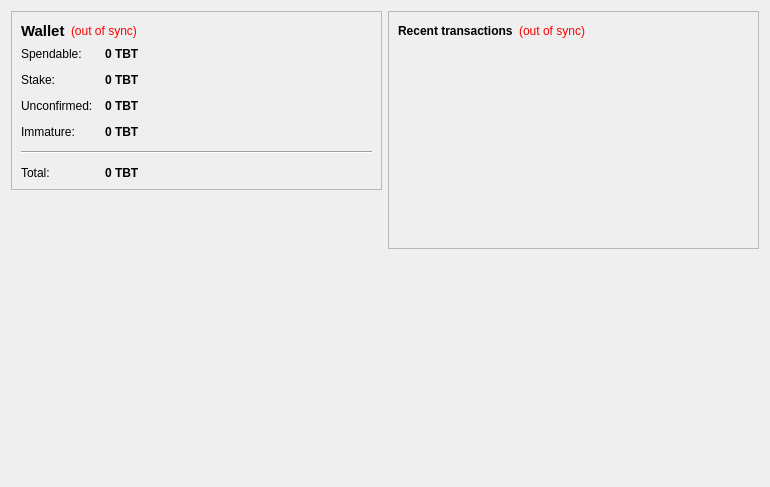
<?xml version="1.0" encoding="UTF-8"?>
<ui version="4.0">
 <class>OverviewPage</class>
 <widget class="QWidget" name="OverviewPage">
  <property name="geometry">
   <rect>
    <x>0</x>
    <y>0</y>
    <width>770</width>
    <height>487</height>
   </rect>
  </property>
  <property name="windowTitle">
   <string>Form</string>
  </property>
  <layout class="QHBoxLayout" name="horizontalLayout" stretch="1,1">
   <item>
    <layout class="QVBoxLayout" name="verticalLayout_2">
     <item>
      <widget class="QFrame" name="frame">
       <property name="frameShape">
        <enum>QFrame::StyledPanel</enum>
       </property>
       <property name="frameShadow">
        <enum>QFrame::Raised</enum>
       </property>
       <layout class="QVBoxLayout" name="verticalLayout_4">
        <item>
         <layout class="QHBoxLayout" name="horizontalLayout_4">
          <item>
           <widget class="QLabel" name="label_5">
            <property name="font">
             <font>
              <pointsize>11</pointsize>
              <weight>75</weight>
              <bold>true</bold>
             </font>
            </property>
            <property name="text">
             <string>Wallet</string>
            </property>
           </widget>
          </item>
          <item>
           <widget class="QLabel" name="labelWalletStatus">
            <property name="toolTip">
             <string>The displayed information may be out of date. Your wallet automatically synchronizes with the Tradebits network after a connection is established, but this process has not completed yet.</string>
            </property>
            <property name="styleSheet">
             <string notr="true">QLabel { color: red; }</string>
            </property>
            <property name="text">
             <string notr="true">(out of sync)</string>
            </property>
            <property name="alignment">
             <set>Qt::AlignLeading|Qt::AlignLeft|Qt::AlignVCenter</set>
            </property>
           </widget>
          </item>
          <item>
           <spacer name="horizontalSpacer_2">
            <property name="orientation">
             <enum>Qt::Horizontal</enum>
            </property>
            <property name="sizeHint" stdset="0">
             <size>
              <width>40</width>
              <height>20</height>
             </size>
            </property>
           </spacer>
          </item>
         </layout>
        </item>
        <item>
         <layout class="QFormLayout" name="formLayout_2">
          <property name="fieldGrowthPolicy">
           <enum>QFormLayout::AllNonFixedFieldsGrow</enum>
          </property>
          <property name="horizontalSpacing">
           <number>12</number>
          </property>
          <property name="verticalSpacing">
           <number>12</number>
          </property>
          <item row="0" column="0">
           <widget class="QLabel" name="label">
            <property name="text">
             <string>Spendable:</string>
            </property>
           </widget>
          </item>
          <item row="0" column="1">
           <widget class="QLabel" name="labelBalance">
            <property name="font">
             <font>
              <weight>75</weight>
              <bold>true</bold>
             </font>
            </property>
            <property name="cursor">
             <cursorShape>IBeamCursor</cursorShape>
            </property>
            <property name="toolTip">
             <string>Your current spendable balance</string>
            </property>
            <property name="text">
             <string notr="true">0 TBT</string>
            </property>
            <property name="textInteractionFlags">
             <set>Qt::LinksAccessibleByMouse|Qt::TextSelectableByKeyboard|Qt::TextSelectableByMouse</set>
            </property>
           </widget>
          </item>
          <item row="1" column="0">
           <widget class="QLabel" name="label_6">
            <property name="text">
             <string>Stake:</string>
            </property>
           </widget>
          </item>
          <item row="1" column="1">
           <widget class="QLabel" name="labelStake">
            <property name="font">
             <font>
              <weight>75</weight>
              <bold>true</bold>
             </font>
            </property>
            <property name="cursor">
             <cursorShape>IBeamCursor</cursorShape>
            </property>
            <property name="toolTip">
             <string>Total of coins that was staked, and do not yet count toward the current balance</string>
            </property>
            <property name="text">
             <string notr="true">0 TBT</string>
            </property>
            <property name="textInteractionFlags">
             <set>Qt::LinksAccessibleByMouse|Qt::TextSelectableByKeyboard|Qt::TextSelectableByMouse</set>
            </property>
           </widget>
          </item>
          <item row="2" column="0">
           <widget class="QLabel" name="label_3">
            <property name="text">
             <string>Unconfirmed:</string>
            </property>
           </widget>
          </item>
          <item row="2" column="1">
           <widget class="QLabel" name="labelUnconfirmed">
            <property name="font">
             <font>
              <weight>75</weight>
              <bold>true</bold>
             </font>
            </property>
            <property name="cursor">
             <cursorShape>IBeamCursor</cursorShape>
            </property>
            <property name="toolTip">
             <string>Total of transactions that have yet to be confirmed, and do not yet count toward the current balance</string>
            </property>
            <property name="text">
             <string notr="true">0 TBT</string>
            </property>
            <property name="textInteractionFlags">
             <set>Qt::LinksAccessibleByMouse|Qt::TextSelectableByKeyboard|Qt::TextSelectableByMouse</set>
            </property>
           </widget>
          </item>
          <item row="3" column="0">
           <widget class="QLabel" name="labelImmatureText">
            <property name="text">
             <string>Immature:</string>
            </property>
           </widget>
          </item>
          <item row="3" column="1">
           <widget class="QLabel" name="labelImmature">
            <property name="font">
             <font>
              <weight>75</weight>
              <bold>true</bold>
             </font>
            </property>
            <property name="toolTip">
             <string>Mined balance that has not yet matured</string>
            </property>
            <property name="text">
             <string notr="true">0 TBT</string>
            </property>
            <property name="textInteractionFlags">
             <set>Qt::LinksAccessibleByMouse|Qt::TextSelectableByKeyboard|Qt::TextSelectableByMouse</set>
            </property>
           </widget>
          </item>
          <item row="4" column="0" colspan="2">
           <widget class="Line" name="line">
            <property name="orientation">
             <enum>Qt::Horizontal</enum>
            </property>
           </widget>
          </item>
          <item row="5" column="0">
           <widget class="QLabel" name="labelTotalText">
            <property name="text">
             <string>Total:</string>
            </property>
           </widget>
          </item>
          <item row="5" column="1">
           <widget class="QLabel" name="labelTotal">
            <property name="font">
             <font>
              <weight>75</weight>
              <bold>true</bold>
             </font>
            </property>
            <property name="cursor">
             <cursorShape>IBeamCursor</cursorShape>
            </property>
            <property name="toolTip">
             <string>Your current total balance</string>
            </property>
            <property name="text">
             <string notr="true">0 TBT</string>
            </property>
            <property name="textInteractionFlags">
             <set>Qt::LinksAccessibleByMouse|Qt::TextSelectableByKeyboard|Qt::TextSelectableByMouse</set>
            </property>
           </widget>
          </item>
         </layout>
        </item>
       </layout>
      </widget>
     </item>
     <item>
      <spacer name="verticalSpacer">
       <property name="orientation">
        <enum>Qt::Vertical</enum>
       </property>
       <property name="sizeHint" stdset="0">
        <size>
         <width>20</width>
         <height>40</height>
        </size>
       </property>
      </spacer>
     </item>
     <item>
      <widget class="QLabel" name="label_2">
       <property name="autoFillBackground">
        <bool>true</bool>
       </property>
       <property name="text">
        <string/>
       </property>
       <property name="pixmap">
        <pixmap resource="../bitcoin.qrc">:/icons/drmbg</pixmap>
       </property>
       <property name="scaledContents">
        <bool>false</bool>
       </property>
       <property name="margin">
        <number>0</number>
       </property>
      </widget>
     </item>
    </layout>
   </item>
   <item>
    <layout class="QVBoxLayout" name="verticalLayout_3">
     <item>
      <widget class="QFrame" name="frame_2">
       <property name="frameShape">
        <enum>QFrame::StyledPanel</enum>
       </property>
       <property name="frameShadow">
        <enum>QFrame::Raised</enum>
       </property>
       <layout class="QVBoxLayout" name="verticalLayout">
        <item>
         <layout class="QHBoxLayout" name="horizontalLayout_2">
          <item>
           <widget class="QLabel" name="label_4">
            <property name="text">
             <string>&lt;b&gt;Recent transactions&lt;/b&gt;</string>
            </property>
           </widget>
          </item>
          <item>
           <widget class="QLabel" name="labelTransactionsStatus">
            <property name="toolTip">
             <string>The displayed information may be out of date. Your wallet automatically synchronizes with the Tradebits network after a connection is established, but this process has not completed yet.</string>
            </property>
            <property name="styleSheet">
             <string notr="true">QLabel { color: red; }</string>
            </property>
            <property name="text">
             <string notr="true">(out of sync)</string>
            </property>
            <property name="alignment">
             <set>Qt::AlignRight|Qt::AlignTrailing|Qt::AlignVCenter</set>
            </property>
           </widget>
          </item>
          <item>
           <spacer name="horizontalSpacer">
            <property name="orientation">
             <enum>Qt::Horizontal</enum>
            </property>
            <property name="sizeHint" stdset="0">
             <size>
              <width>40</width>
              <height>20</height>
             </size>
            </property>
           </spacer>
          </item>
         </layout>
        </item>
        <item>
         <widget class="QListView" name="listTransactions">
          <property name="styleSheet">
           <string notr="true">QListView { background: transparent; }</string>
          </property>
          <property name="frameShape">
           <enum>QFrame::NoFrame</enum>
          </property>
          <property name="verticalScrollBarPolicy">
           <enum>Qt::ScrollBarAlwaysOff</enum>
          </property>
          <property name="horizontalScrollBarPolicy">
           <enum>Qt::ScrollBarAlwaysOff</enum>
          </property>
          <property name="selectionMode">
           <enum>QAbstractItemView::NoSelection</enum>
          </property>
         </widget>
        </item>
       </layout>
      </widget>
     </item>
     <item>
      <spacer name="verticalSpacer_2">
       <property name="orientation">
        <enum>Qt::Vertical</enum>
       </property>
       <property name="sizeHint" stdset="0">
        <size>
         <width>20</width>
         <height>40</height>
        </size>
       </property>
      </spacer>
     </item>
    </layout>
   </item>
  </layout>
 </widget>
 <resources>
  <include location="../bitcoin.qrc"/>
 </resources>
 <connections/>
</ui>
